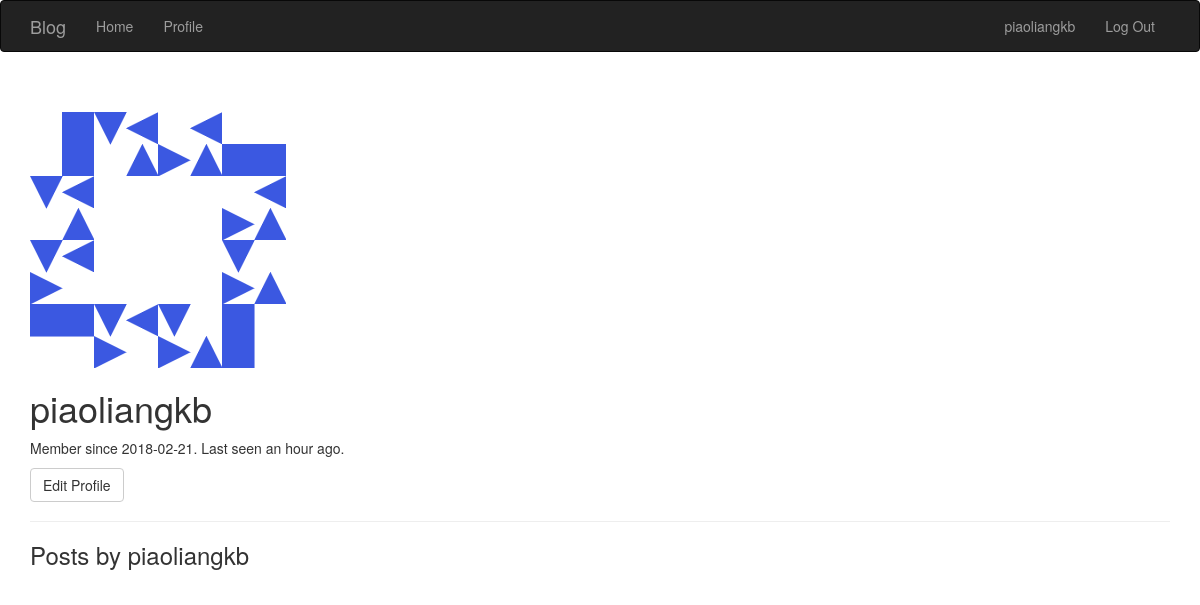
Before: /user/piaoliangkb (signed in) with the older database file.
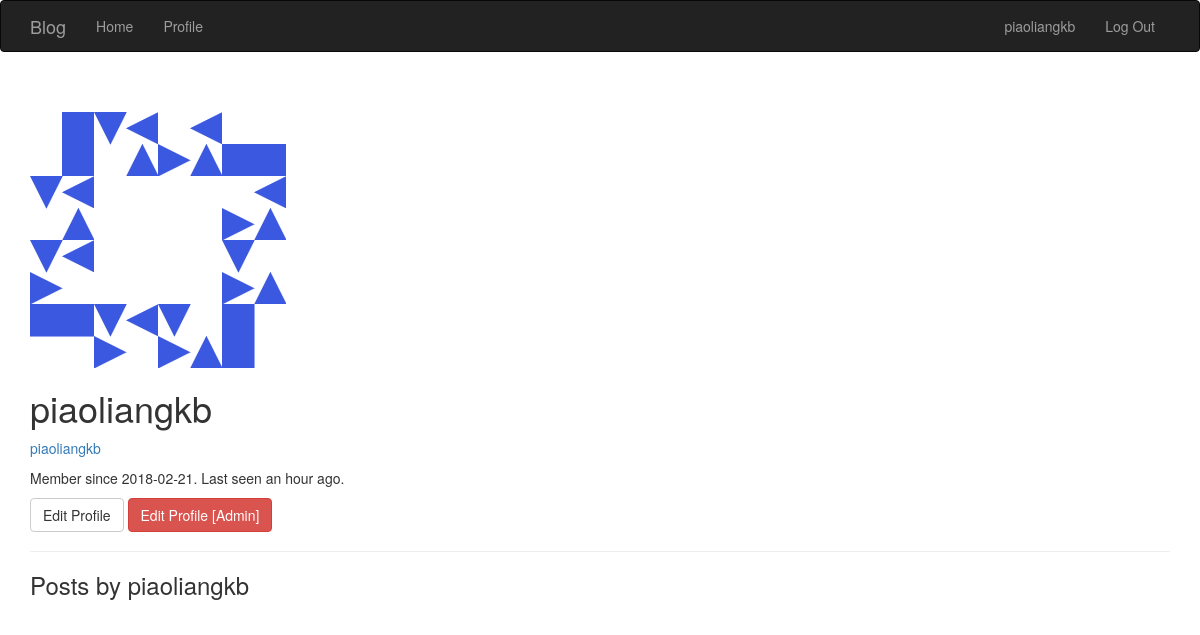
After: the same page with the newer database file.
### app/models.py (models this page shows, shortened)
class User(UserMixin, db.Model):
    __tablename__ = 'users'
    id = db.Column(db.Integer, primary_key=True)
    username = db.Column(db.String(64), unique=True, index=True)
    role_id = db.Column(db.Integer, db.ForeignKey('roles.id'))
    password_hash = db.Column(db.String(128))
    email = db.Column(db.String(64), unique=True, index=True)
    posts = db.relationship('Post', backref = 'author', lazy = 'dynamic')
    avatar_hash = db.Column(db.String(32))
    name = db.Column(db.String(64))#real name
    location = db.Column(db.String(64))
    about_me = db.Column(db.Text())
    member_since = db.Column(db.DateTime(), default=datetime.utcnow)
    last_seen = db.Column(db.DateTime(), default=datetime.utcnow)
    avatar = db.Column(db.String(128), default=None)
    comments = db.relationship('Comment', backref='author', lazy='dynamic')
    def ping(self):
        self.last_seen = datetime.utcnow()
        db.session.add(self)
    def can(self, permissions):
        return self.role is not None and (self.role.permissions & permissions) == permissions
    def is_administrator(self):
        return self.can(PERMISSION.ADMIN)
    @property
    def password(self):
        raise AttributeError('password is not a readable attribute')

### app/main/views.py (the view)
@main.route('/user/<username>')
def user(username):
    user = User.query.filter_by(username=username).first_or_404()
    posts = user.posts.order_by(Post.timestamp.desc()).all()
    return render_template('user.html',user=user, posts=posts)

### app/auth/views.py (called while the page is built)
@auth.before_app_request
def before_request():
    if current_user.is_authenticated:
        current_user.ping()

### app/main/__init__.py (called while the page is built)
@main.app_context_processor
def inject_permissions():
    return dict(Permission=PERMISSION)

### app/models.py (called while the page is built)
@login_manager.user_loader
def load_user(user_id):
    return User.query.get(int(user_id))

### app/templates/user.html (shortened to what this page needs)
{% extends "base.html" %}
{% block page_content %}
<div class="page-header">
<img class="img-rounded profile=tunmbnail" src="/static/avatar/large.png">
    <div class="profile-header">
        <h1>{{ user.username }}</h1>
        {% if current_user.is_administrator() %}
            <p><a href="mailto:{{ user.email }}">{{ user.email }}</a></p>
        {% endif %}
        <p>Member since {{ moment(user.member_since).format('YYYY-MM-DD') }}.
            Last seen {{ moment(user.last_seen).fromNow() }}.
        </p>
        <p>
            {% if user==current_user %}
            <a class='btn btn-default' href="{{ url_for('.edit_profile') }}">Edit Profile</a>
            {% endif %}
            {% if current_user.is_administrator() %}
            <a class="btn btn-danger" href="{{ url_for('.edit_profile_admin', id=user.id) }}">Edit Profile [Admin]</a>
            {% endif %}
        </p>
    </div>
</div>
    <h3>Posts by {{ user.username }}</h3>
{% endblock %}

### app/templates/base.html (shortened to what this page needs)
{% extends "bootstrap/base.html" %}
{% block head %}
{{ super() }}
{% endblock %}
{% block navbar %}
<div class="navbar navbar-inverse" role="navigation">
    <div class="container">
        <div class="navbar-header">
            <a class="navbar-brand" href="/">Blog</a>
        </div>
        <div class="navbar-collapse collapse">
            <ul class="nav navbar-nav">
                <li><a href="/">Home</a></li>
                {% if current_user.is_authenticated %}
                <li><a href="{{ url_for('main.user', username=current_user.username) }}">
                    Profile</a></li>
                {% endif %}
            </ul>
            <ul class="nav navbar-nav navbar-right">
                {% if current_user.is_authenticated %}
                    <li><a href="{{ url_for('main.user', username=current_user.username) }}">{{ current_user.username }}</a></li>
                    <li><a href="{{ url_for('auth.logout') }}">Log Out</a></li>
                {% else %}
                    <li><a href="{{ url_for('auth.login') }}">Log In</a> </li>
                {% endif %}
            </ul>
        </div>
    </div>
</div>
{% endblock %}
{% block content %}
<div class="container">
    {% block page_content %}{% endblock %}
</div>
{% endblock %}

Changed rows visible on the page:
changed User "piaoliangkb": email (not shown) → "piaoliangkb"
Other visible differences:
text now shown: "Edit Profile [Admin]"
